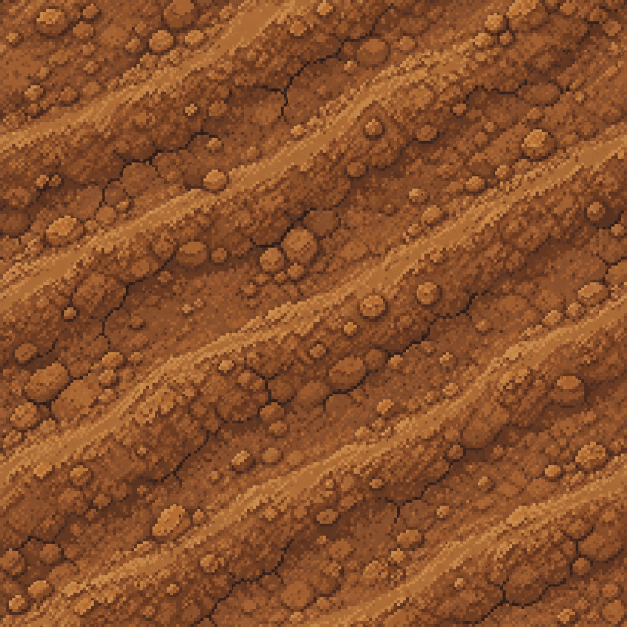
#> input picture assets/base/campo-cana/generation-02-raw.png, 1254 x 1254 px (shown at 1/2 size)
$ python derive.py
#> lines starting #> are read from the running program, lines starting #| are printed output that depends on the picture
"""Derive four edge-compatible campoCana tiles and an inspection contact sheet."""
from pathlib import Path
from PIL import Image, ImageDraw, ImageFont
import math

ROOT = Path(__file__).resolve().parents[3]
HERE = Path(__file__).resolve().parent
DEST = ROOT / "assets/sprites/terrain"
SOURCE = Image.open(HERE / "generation-02-raw.png").convert("RGB")
#> SOURCE is the input picture: PIL image 1254x1254 RGB; mean R, G, B 138, 81.2, 43.9
SIZE = 128


def crop_quadrant(index):
    w, h = SOURCE.size
    side = min(w, h) // 2
    x = (index % 2) * side
    y = (index // 2) * side
    return SOURCE.crop((x, y, x + side, y + side)).resize((SIZE, SIZE), Image.Resampling.LANCZOS)


def make_edges_match(images):
    # A periodic source blends opposite halves of the generated image. Its
    # borders meet without the artificial bright frame caused by edge paint.
    source = SOURCE.resize((SIZE * 2, SIZE * 2), Image.Resampling.LANCZOS)
    p = source.load()
    base = Image.new("RGB", (SIZE, SIZE))
    b = base.load()
    for y in range(SIZE):
        wy = y / (SIZE - 1)
        for x in range(SIZE):
            wx = x / (SIZE - 1)
            samples = (p[x, y], p[x + SIZE, y], p[x, y + SIZE], p[x + SIZE, y + SIZE])
            weights = (wx * wy, (1 - wx) * wy, wx * (1 - wy), (1 - wx) * (1 - wy))
            b[x, y] = tuple(round(sum(samples[i][k] * weights[i] for i in range(4))) for k in range(3))
    # Exact border copy after downsampling; variants change only the center.
    for i, im in enumerate(images):
        q = im.load()
        for y in range(SIZE):
            for x in range(SIZE):
                distance = min(x, y, SIZE - 1 - x, SIZE - 1 - y)
                blend = min(1, max(0, (distance - 2) / 26))
                blend *= 0 if i == 0 else 0.28
                q[x, y] = tuple(round(b[x, y][k] * (1 - blend) + q[x, y][k] * blend) for k in range(3))


masters = [crop_quadrant(i) for i in range(4)]
#> in crop_quadrant, `return SOURCE.crop((x, y, x + side, y + side)).resize((SIZE, SIZE), Im..`:
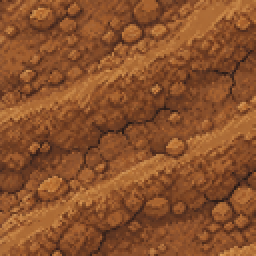
#> returned value: PIL image 128x128 RGB (shown 2 times larger); mean R, G, B 138.1, 81.4, 44
#> call 2 of crop_quadrant, with index = 1
#> in crop_quadrant (call 2), `x = (index % 2) * side`: x = 627
#> in crop_quadrant (call 2), `return SOURCE.crop((x, y, x + side, y + side)).resize((SIZE, SIZE), Im..`:
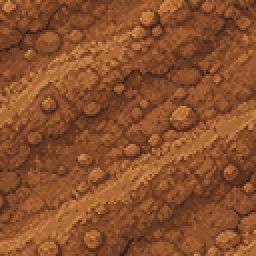
#> returned value: PIL image 128x128 RGB (shown 2 times larger); mean R, G, B 137.2, 80.6, 43.6
#> call 3 of crop_quadrant, with index = 2
#> in crop_quadrant (call 3), `x = (index % 2) * side`: x = 0
#> in crop_quadrant (call 3), `y = (index // 2) * side`: y = 627
#> in crop_quadrant (call 3), `return SOURCE.crop((x, y, x + side, y + side)).resize((SIZE, SIZE), Im..`:
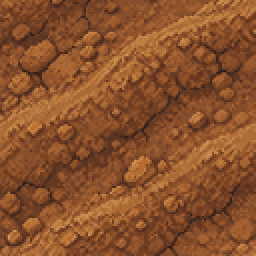
#> returned value: PIL image 128x128 RGB (shown 2 times larger); mean R, G, B 138.3, 81.4, 43.9
#> call 4 of crop_quadrant, with index = 3
#> in crop_quadrant (call 4), `return SOURCE.crop((x, y, x + side, y + side)).resize((SIZE, SIZE), Im..`:
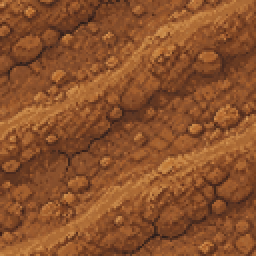
#> returned value: PIL image 128x128 RGB (shown 2 times larger); mean R, G, B 138.6, 81.4, 43.9
#> masters = 4 items
make_edges_match(masters)
#> in make_edges_match, `source = SOURCE.resize((SIZE * 2, SIZE * 2), Image.Resampling.LANCZOS)`:
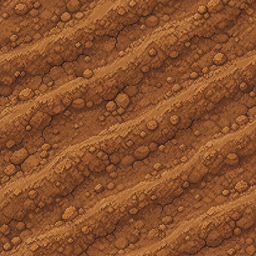
#> source: PIL image 256x256 RGB; mean R, G, B 138, 81.2, 43.9
#> in make_edges_match, `base = Image.new("RGB", (SIZE, SIZE))`: base: PIL image 128x128 RGB; every value is 0
#> the loop in make_edges_match, `for i, im in enumerate(images):` made 4 passes
tiles = []
for i, master in enumerate(masters):
    suffix = "" if i == 0 else f"-v{i}"
    master.save(HERE / f"campo-cana-master{suffix}.png")
    tile = master.resize((64, 64), Image.Resampling.LANCZOS).convert("RGBA")
    tile.save(DEST / f"campo-cana{suffix}.png")
    tiles.append(tile)
#> this loop made 4 passes
#> suffix on passes 1 to 4: '', '-v1', '-v2', '-v3'
#> pass 1, `master.save(HERE / f"campo-cana-master{suffix}.png")`:
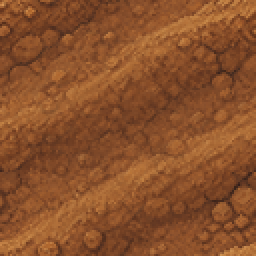
#> saved as campo-cana-master.png: PIL image 128x128 RGB (shown 2 times larger); mean R, G, B 137.8, 81.1, 43.7
#> pass 1, `tile = master.resize((64, 64), Image.Resampling.LANCZOS).convert("RGBA")`:
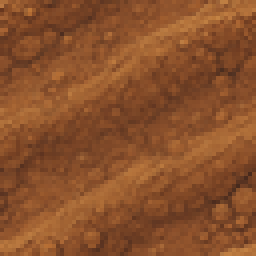
#> tile: PIL image 64x64 RGBA (shown 4 times larger); mean R, G, B, A 137.8, 81.1, 43.7, 255
#> after the loop, tiles = 4 items

# Inspect a four-by-four neighborhood and the actual cane sprite at each zoom.
#> (the run stopped early here; a loop or call above may not have finished)

$ run again, with assets/base/campo-cana/generation-01-raw.png copied over assets/base/campo-cana/generation-02-raw.png
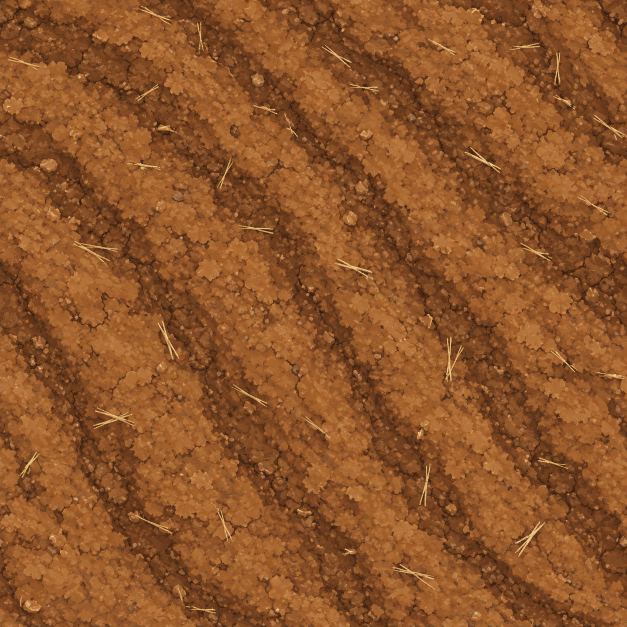
#> input picture assets/base/campo-cana/generation-01-raw.png, 1254 x 1254 px (shown at 1/2 size)
#> SOURCE is the input picture: PIL image 1254x1254 RGB; mean R, G, B 142.5, 84.9, 41.5
#> x = 627
#> in crop_quadrant (call 4), `return SOURCE.crop((x, y, x + side, y + side)).resize((SIZE, SIZE), Im..`:
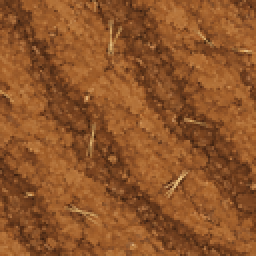
#> returned value: PIL image 128x128 RGB (shown 2 times larger); mean R, G, B 142.4, 84.9, 41.5
#> masters = 4 items
#> base: PIL image 128x128 RGB; every value is 0
#> the loop in make_edges_match, `for i, im in enumerate(images):` made 4 passes
#> the loop `for i, master in enumerate(masters):` made 4 passes
#> suffix on passes 1 to 4: '', '-v1', '-v2', '-v3'
#> pass 2, `tile = master.resize((64, 64), Image.Resampling.LANCZOS).convert("RGBA")`:
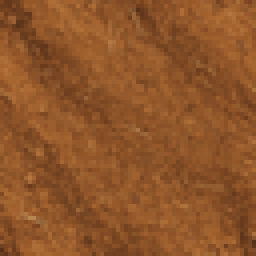
#> tile: PIL image 64x64 RGBA (shown 4 times larger); mean R, G, B, A 142.7, 85.1, 41.6, 255

$ run again, with assets/base/campo-cana/campo-cana-master.png copied over assets/base/campo-cana/generation-02-raw.png
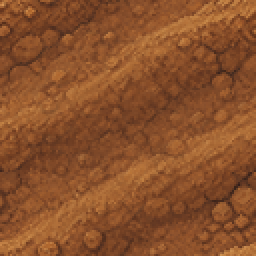
#> input picture assets/base/campo-cana/campo-cana-master.png, 128 x 128 px (shown 2 times larger)
#> SOURCE is the input picture: PIL image 128x128 RGB; mean R, G, B 137.8, 81.1, 43.7
#> x = 64
#> in crop_quadrant (call 4), `return SOURCE.crop((x, y, x + side, y + side)).resize((SIZE, SIZE), Im..`:
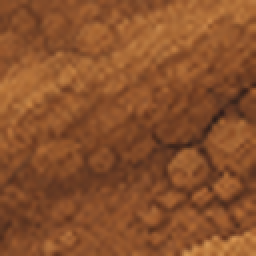
#> returned value: PIL image 128x128 RGB (shown 2 times larger); mean R, G, B 137.6, 80.9, 43.7
#> masters = 4 items
#> base: PIL image 128x128 RGB; every value is 0
#> the loop in make_edges_match, `for i, im in enumerate(images):` made 4 passes
#> the loop `for i, master in enumerate(masters):` made 4 passes
#> suffix on passes 1 to 4: '', '-v1', '-v2', '-v3'
#> pass 1, `master.save(HERE / f"campo-cana-master{suffix}.png")`:
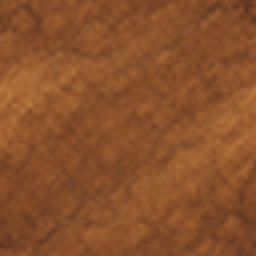
#> saved as campo-cana-master.png: PIL image 128x128 RGB (shown 2 times larger); mean R, G, B 137.6, 80.9, 43.7
